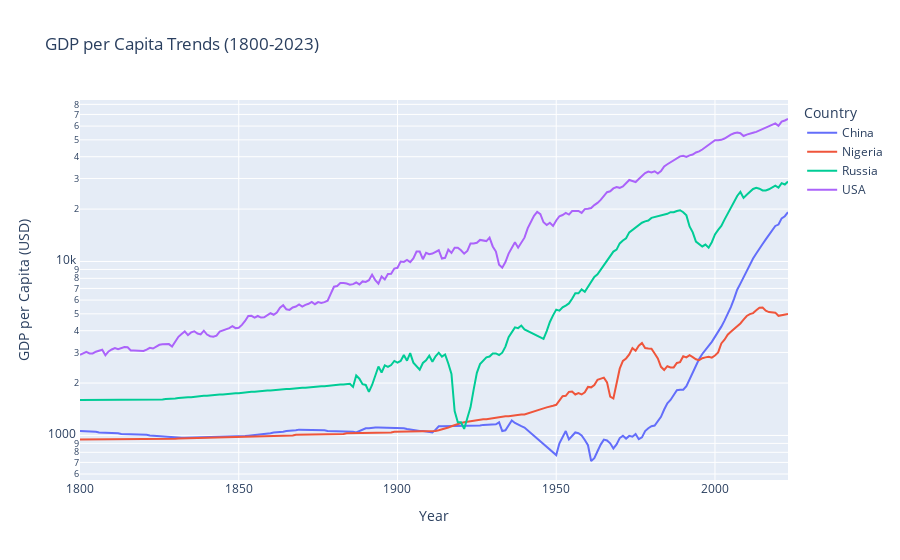

Notebook cell for this chart:
### Markdown cell above
## Line plot of GDP Trends

Recreate this [line plot](https://www.gapminder.org/tools/#$chart-type=linechart&url=v2)

### Code cell
gdp_trend = gapminder_df.query( "Year >= 1800 & Year <= 2023 & " \
"Country in ['China', 'USA', 'Russia', 'Nigeria' ] " ) 

fig = px.line(
    gdp_trend,
    x="Year",
    y="GDPpcap",
    color="Country",
    title="GDP per Capita Trends (1800-2023)",
    log_y=True,
    labels={"Year": "Year", "GDPpcap": "GDP per Capita (USD)"},
)
fig.show()

### Figure 1 — Plotly figure (JSON) as saved in the notebook; plotly's stock layout.template omitted (floating-point values rounded to 4 significant figures; data arrays with more than 128 entries replaced by an {"elided": "..."} marker saying what was removed)
{"data": [{"hovertemplate": "Country=China<br>Year=%{x}<br>GDP per Capita (USD)=%{y}<extra></extra>", "legendgroup": "China", "line": {"color": "#636efa", "dash": "solid"}, "marker": {"symbol": "circle"}, "mode": "lines", "name": "China", "orientation": "v", "showlegend": true, "type": "scatter", "x": {"elided": "224 int values"}, "xaxis": "x", "y": {"elided": "224 int values"}, "yaxis": "y"}, {"hovertemplate": "Country=Nigeria<br>Year=%{x}<br>GDP per Capita (USD)=%{y}<extra></extra>", "legendgroup": "Nigeria", "line": {"color": "#EF553B", "dash": "solid"}, "marker": {"symbol": "circle"}, "mode": "lines", "name": "Nigeria", "orientation": "v", "showlegend": true, "type": "scatter", "x": {"elided": "224 int values"}, "xaxis": "x", "y": {"elided": "224 int values"}, "yaxis": "y"}, {"hovertemplate": "Country=Russia<br>Year=%{x}<br>GDP per Capita (USD)=%{y}<extra></extra>", "legendgroup": "Russia", "line": {"color": "#00cc96", "dash": "solid"}, "marker": {"symbol": "circle"}, "mode": "lines", "name": "Russia", "orientation": "v", "showlegend": true, "type": "scatter", "x": {"elided": "224 int values"}, "xaxis": "x", "y": {"elided": "224 int values"}, "yaxis": "y"}, {"hovertemplate": "Country=USA<br>Year=%{x}<br>GDP per Capita (USD)=%{y}<extra></extra>", "legendgroup": "USA", "line": {"color": "#ab63fa", "dash": "solid"}, "marker": {"symbol": "circle"}, "mode": "lines", "name": "USA", "orientation": "v", "showlegend": true, "type": "scatter", "x": {"elided": "224 int values"}, "xaxis": "x", "y": {"elided": "224 int values"}, "yaxis": "y"}], "layout": {"legend": {"title": {"text": "Country"}, "tracegroupgap": 0}, "title": {"text": "GDP per Capita Trends (1800-2023)"}, "xaxis": {"anchor": "y", "domain": [0, 1], "title": {"text": "Year"}}, "yaxis": {"anchor": "x", "domain": [0, 1], "title": {"text": "GDP per Capita (USD)"}, "type": "log"}}}
